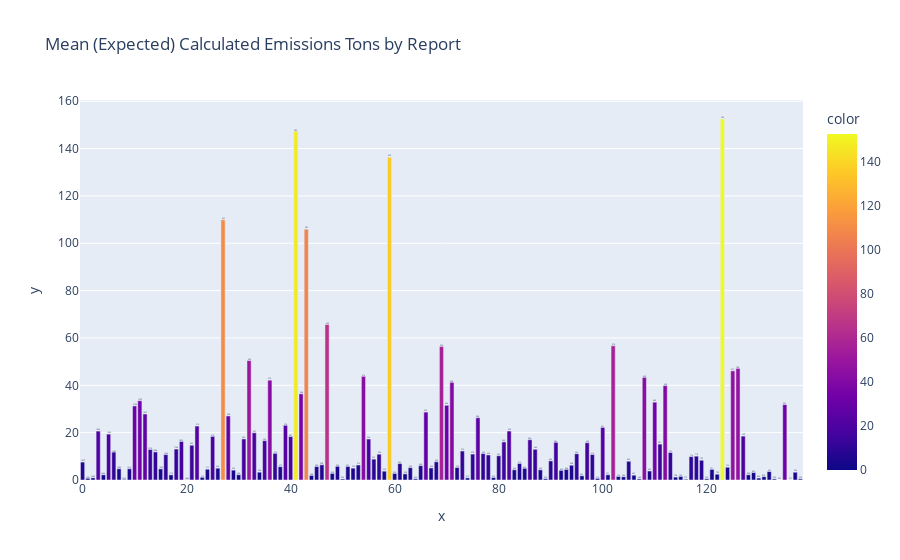

The cell this chart's notebook holds for it:
### Code cell
fig = px.bar(X,x=np.arange(0,139,1), y=X.groupby(['id']).calculatedEmissionsTons.mean().values,
                labels=X.id.unique(),
                color=X.groupby(['id']).calculatedEmissionsTons.mean().values,
                text=X.id.unique(),
                title="Mean (Expected) Calculated Emissions Tons by Report")
fig.show()

### Figure 1 — Plotly figure (JSON) as saved in the notebook; plotly's stock layout.template omitted (floating-point values rounded to 4 significant figures; data arrays with more than 128 entries replaced by an {"elided": "..."} marker saying what was removed)
{"data": [{"alignmentgroup": "True", "hovertemplate": "x=%{x}<br>y=%{y}<br>text=%{text}<br>color=%{marker.color}<extra></extra>", "legendgroup": "", "marker": {"color": {"elided": "139 float values"}, "coloraxis": "coloraxis", "pattern": {"shape": ""}}, "name": "", "offsetgroup": "", "orientation": "v", "showlegend": false, "text": {"elided": "139 str values"}, "textposition": "auto", "type": "bar", "x": {"elided": "139 int values"}, "xaxis": "x", "y": {"elided": "139 float values"}, "yaxis": "y"}], "layout": {"barmode": "relative", "coloraxis": {"colorbar": {"title": {"text": "color"}}, "colorscale": [[0, "#0d0887"], [0.1111, "#46039f"], [0.2222, "#7201a8"], [0.3333, "#9c179e"], [0.4444, "#bd3786"], [0.5556, "#d8576b"], [0.6667, "#ed7953"], [0.7778, "#fb9f3a"], [0.8889, "#fdca26"], [1, "#f0f921"]]}, "legend": {"tracegroupgap": 0}, "title": {"text": "Mean (Expected) Calculated Emissions Tons by Report"}, "xaxis": {"anchor": "y", "domain": [0, 1], "title": {"text": "x"}}, "yaxis": {"anchor": "x", "domain": [0, 1], "title": {"text": "y"}}}}
